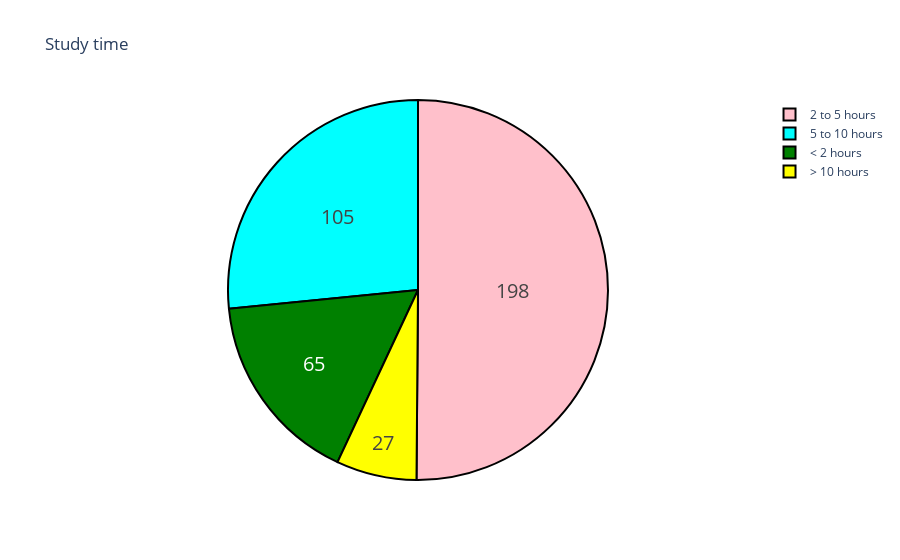

The cell this chart's notebook holds for it:
### Markdown cell above
Basically, we are dealing with students 15-18 years. The most beautiful, but very often is a difficult age. 
we assume, for example, that the younger the student the less likely that he uses alcohol.Teenagers want to relax more with friends and learn less math or other courses. Then let's see how many hours a week students spend on their studies.

### Code cell
data['st_time'] = np.nan
df = [data]

for col in df:
    col.loc[col['studytime'] == 1 , 'st_time'] = '< 2 hours'
    col.loc[col['studytime'] == 2 , 'st_time'] = '2 to 5 hours'
    col.loc[col['studytime'] == 3, 'st_time'] = '5 to 10 hours'
    col.loc[col['studytime'] == 4, 'st_time'] = '> 10 hours'  
 
labels = data["st_time"].unique().tolist()
amount = data["st_time"].value_counts().tolist()

colors = ["pink", "cyan", "green", "yellow"]

trace = go.Pie(labels=labels, values=amount,
               hoverinfo='label+percent', textinfo='value', 
               textfont=dict(size=20),
               marker=dict(colors=colors, 
                           line=dict(color='#000000', width=2)))
dt = [trace]
layout = go.Layout(title="Study time")

fig = go.Figure(data=dt, layout=layout)
iplot(fig, filename='pie')                                    
#This block of code is used to know the no. of hours a student spend on studying and a pie chart has ploted accordingly using iplot.

### Figure 1 — Plotly figure (JSON) as saved in the notebook; plotly's stock layout.template omitted (floating-point values rounded to 4 significant figures)
{"data": [{"hoverinfo": "label+percent", "labels": ["2 to 5 hours", "5 to 10 hours", "< 2 hours", "> 10 hours"], "marker": {"colors": ["pink", "cyan", "green", "yellow"], "line": {"color": "#000000", "width": 2}}, "textfont": {"size": 20}, "textinfo": "value", "type": "pie", "values": [198, 105, 65, 27]}], "layout": {"title": {"text": "Study time"}}}
